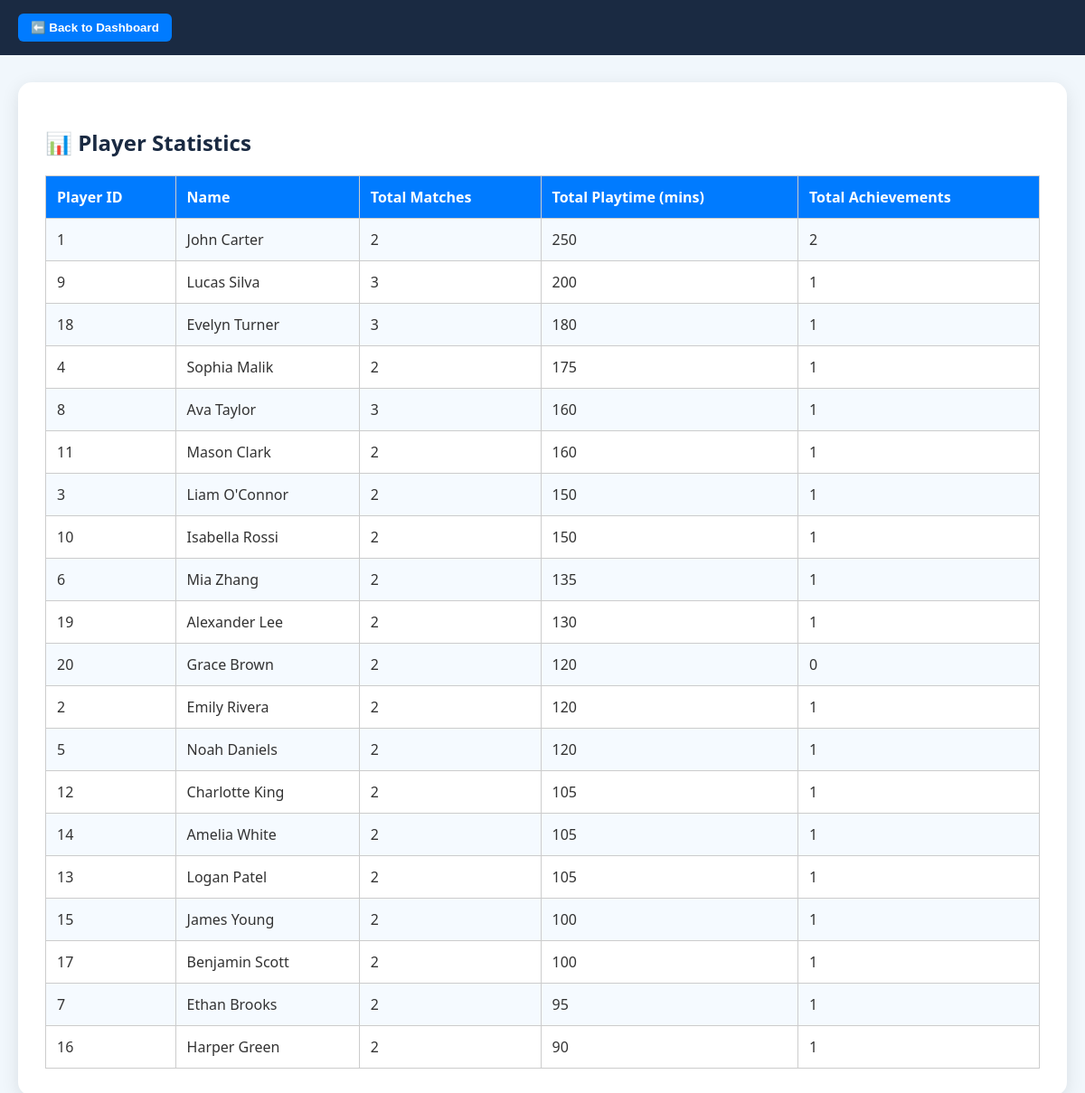
The page /game_analytics/player_statistics.php on the database its author committed.
### tables this page shows
CREATE TABLE `player` (
  `PlayerID` int(11) NOT NULL,
  `Name` varchar(100) NOT NULL
);

CREATE TABLE `playeridentity` (
  `Name` varchar(100) NOT NULL,
  `DoB` date NOT NULL,
  `TeamID` int(11) NOT NULL
);

### game_analytics/player_statistics.php (the view, shortened to what this page needs)
<?php
include 'db.php';
$sql = "
SELECT
    p.PlayerID,
    pi.Name,
    COUNT(DISTINCT pa.MatchID) AS TotalMatches,
    IFNULL(SUM(pa.Playtime), 0) AS TotalPlaytime,
    COUNT(DISTINCT a.AchievementID) AS TotalAchievements
FROM Player p
JOIN PlayerIdentity pi ON p.Name = pi.Name
LEFT JOIN Participate pa ON p.PlayerID = pa.PlayerID
LEFT JOIN Unlocks u ON p.PlayerID = u.PlayerID
LEFT JOIN Achievement a ON u.AchievementID = a.AchievementID
GROUP BY p.PlayerID, pi.Name
ORDER BY TotalPlaytime DESC
";
$stmt = $conn->prepare($sql);
$stmt->execute();
$stats = $stmt->fetchAll(PDO::FETCH_ASSOC);
?>
<!DOCTYPE html>
<html>
<head>
    <link rel="stylesheet" href="style.css">
</head>
<body>
<div class="top-bar">
    <button onclick="window.location.href='dashboard.php'">⬅️ Back to Dashboard</button>
</div>
<div class="container">
    <h2>📊 Player Statistics</h2>
    <table>
        <tr>
            <th>Player ID</th>
            <th>Name</th>
            <th>Total Matches</th>
            <th>Total Playtime (mins)</th>
            <th>Total Achievements</th>
        </tr>
        <?php foreach ($stats as $row): ?>
            <tr>
                <td><?= htmlspecialchars($row['PlayerID']) ?></td>
                <td><?= htmlspecialchars($row['Name']) ?></td>
                <td><?= htmlspecialchars($row['TotalMatches']) ?></td>
                <td><?= htmlspecialchars($row['TotalPlaytime']) ?></td>
                <td><?= htmlspecialchars($row['TotalAchievements']) ?></td>
            </tr>
        <?php endforeach; ?>
    </table>
</div>
</body>
</html>

### game_analytics/style.css (style rules this page uses)
body { font-family: 'Segoe UI', sans-serif; background-color: #eaf6ff; margin: 0; padding: 0; color: #333; }
.container { max-width: 1000px; margin: 50px auto; background: #fff; padding: 30px; border-radius: 12px; box-shadow: 0 5px 20px rgba(0, 0, 0, 0.1); }
table { width: 100%; border-collapse: collapse; margin-top: 20px; }
th, td { padding: 12px 16px; text-align: left; }
th { background-color: #007acc; color: white; font-weight: 600; }
tr:nth-child(even) { background-color: #f5faff; }

### game_analytics/player_statistics.php (style rules this page uses)
body { background-color: #f1f7fc; font-family: 'Segoe UI', sans-serif; }
.top-bar { background-color: #1a2a42; color: white; padding: 15px 20px; }
.top-bar button { background-color: #007BFF; border: none; color: white; padding: 8px 14px; border-radius: 6px; font-weight: bold; cursor: pointer; }
.container { max-width: 1100px; margin: 30px auto; background: #ffffff; padding: 30px; border-radius: 15px; box-shadow: 0 5px 20px rgba(0,0,0,0.1); }
h2 { color: #1a2a42; }
table { width: 100%; border-collapse: collapse; margin-top: 20px; }
th, td { padding: 12px; border: 1px solid #ccc; text-align: left; }
th { background-color: #007BFF; color: white; }
tr:nth-child(even) { background-color: #f5faff; }

### rows shown on the page
player: PlayerID "1", Name.Name "John Carter", TotalMatches "2", TotalPlaytime "250", TotalAchievements "2"
player: PlayerID "9", Name.Name "Lucas Silva", TotalMatches "3", TotalPlaytime "200", TotalAchievements "1"
player: PlayerID "18", Name.Name "Evelyn Turner", TotalMatches "3", TotalPlaytime "180", TotalAchievements "1"
player: PlayerID "4", Name.Name "Sophia Malik", TotalMatches "2", TotalPlaytime "175", TotalAchievements "1"
player: PlayerID "8", Name.Name "Ava Taylor", TotalMatches "3", TotalPlaytime "160", TotalAchievements "1"
player: PlayerID "11", Name.Name "Mason Clark", TotalMatches "2", TotalPlaytime "160", TotalAchievements "1"
player: PlayerID "3", Name.Name "Liam O'Connor", TotalMatches "2", TotalPlaytime "150", TotalAchievements "1"
player: PlayerID "10", Name.Name "Isabella Rossi", TotalMatches "2", TotalPlaytime "150", TotalAchievements "1"
player: PlayerID "6", Name.Name "Mia Zhang", TotalMatches "2", TotalPlaytime "135", TotalAchievements "1"
player: PlayerID "19", Name.Name "Alexander Lee", TotalMatches "2", TotalPlaytime "130", TotalAchievements "1"
player: PlayerID "20", Name.Name "Grace Brown", TotalMatches "2", TotalPlaytime "120", TotalAchievements "0"
player: PlayerID "2", Name.Name "Emily Rivera", TotalMatches "2", TotalPlaytime "120", TotalAchievements "1"
player: PlayerID "5", Name.Name "Noah Daniels", TotalMatches "2", TotalPlaytime "120", TotalAchievements "1"
player: PlayerID "12", Name.Name "Charlotte King", TotalMatches "2", TotalPlaytime "105", TotalAchievements "1"
player: PlayerID "14", Name.Name "Amelia White", TotalMatches "2", TotalPlaytime "105", TotalAchievements "1"
player: PlayerID "13", Name.Name "Logan Patel", TotalMatches "2", TotalPlaytime "105", TotalAchievements "1"
player: PlayerID "15", Name.Name "James Young", TotalMatches "2", TotalPlaytime "100", TotalAchievements "1"
player: PlayerID "17", Name.Name "Benjamin Scott", TotalMatches "2", TotalPlaytime "100", TotalAchievements "1"
player: PlayerID "7", Name.Name "Ethan Brooks", TotalMatches "2", TotalPlaytime "95", TotalAchievements "1"
player: PlayerID "16", Name.Name "Harper Green", TotalMatches "2", TotalPlaytime "90", TotalAchievements "1"
